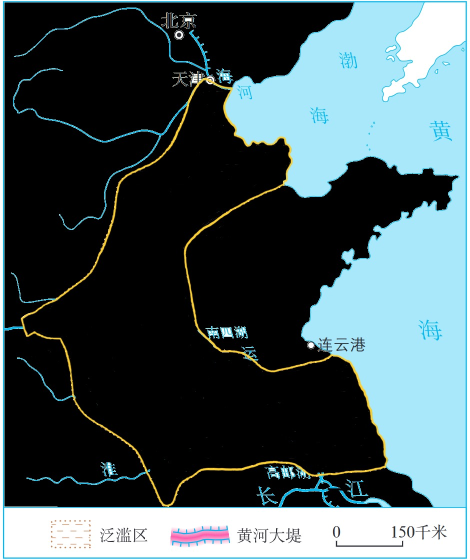
#> input picture 手动处理.jpg, 939 x 1120 px (shown at 1/2 size)
$ jupyter execute --allow-errors '边界分离.ipynb'
#> lines starting #> are read from the running program, lines starting #| are printed output that depends on the picture; after the words box and inside, x2 and y2 are one past the last pixel; in counts of white or black regions, pixels touching at a corner belong together
# 黄色边界面要素提取

本notebook用于从地图图片中提取黄色边界，生成闭合的面要素（Polygon），保存为ArcMap兼容的shapefile格式。

## 1. 导入必要的库

[cell 1]
import cv2
import numpy as np
import matplotlib.pyplot as plt
from PIL import Image as PILImage
import json
import pandas as pd
import os
from shapely.geometry import Polygon, MultiPolygon, Point
from shapely.ops import unary_union
import geopandas as gpd
from scipy.spatial.distance import cdist
import warnings
warnings.filterwarnings('ignore')

plt.rcParams['font.sans-serif'] = ['SimHei']
plt.rcParams['axes.unicode_minus'] = False

# 确保输出目录存在
output_dir = "output"
if not os.path.exists(output_dir):
    os.makedirs(output_dir)
    print(f"已创建输出目录: {output_dir}")
else:
    print(f"输出目录已存在: {output_dir}")

[cell 2]
import matplotlib.font_manager as fm

font_path = "./PingFangSC-Medium.ttf"
#> (the rest of this cell did not finish here and is left out)

## 2. 读取图像

[cell 3]
# 读取图像
image_path = "手动处理.jpg"

# 使用多种方法确保图像成功读取
image = None
try:
    image = cv2.imread(image_path)
#> image is the input picture: shape (1120, 939, 3); mean B, G, R 92.9, 89.2, 72
    if image is None:
        raise ValueError("OpenCV读取失败")
    print(f"使用OpenCV成功读取图像：{image_path}")
except:
    try:
        pil_image = PILImage.open(image_path)
        if pil_image.mode == 'RGBA':
            pil_image = pil_image.convert('RGB')
        elif pil_image.mode != 'RGB':
            pil_image = pil_image.convert('RGB')

        image_rgb_pil = np.array(pil_image)
        image = cv2.cvtColor(image_rgb_pil, cv2.COLOR_RGB2BGR)
        print(f"使用PIL成功读取图像：{image_path}")
    except Exception as e:
        raise ValueError(f"无法读取图像文件 '{image_path}': {e}")

image_rgb = cv2.cvtColor(image, cv2.COLOR_BGR2RGB)
height, width = image_rgb.shape[:2]

print(f"图像尺寸: {width} x {height}")
#| 图像尺寸: 939 x 1120

# 显示原始图像
plt.figure(figsize=(12, 8))
plt.imshow(image_rgb)
plt.title(f"原始图像 - {image_path}")
plt.axis('off')
plt.show()

## 3. 黄色区域检测和轮廓提取

[cell 4]
# 转换到HSV色彩空间检测黄色
hsv = cv2.cvtColor(image, cv2.COLOR_BGR2HSV)
#> hsv: shape (1120, 939, 3); mean H, S, V 38.3, 56.5, 95.2

# 定义多个黄色的HSV范围，提高检测准确性
lower_yellow1 = np.array([15, 100, 100])
upper_yellow1 = np.array([35, 255, 255])

# 备用范围（更宽泛的黄色检测）
lower_yellow2 = np.array([10, 80, 80])
upper_yellow2 = np.array([40, 255, 255])

# 创建黄色掩膜
yellow_mask1 = cv2.inRange(hsv, lower_yellow1, upper_yellow1)
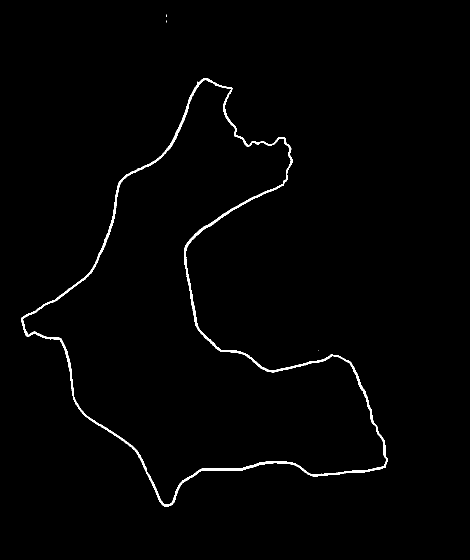
#> yellow_mask1: shape (1120, 939) (shown at 1/2 size); 1.1% white; 4 white regions (3 under 20 px), largest, box (x1, y1, x2, y2) and area: (42, 156, 776, 1013) 12013
yellow_mask2 = cv2.inRange(hsv, lower_yellow2, upper_yellow2)
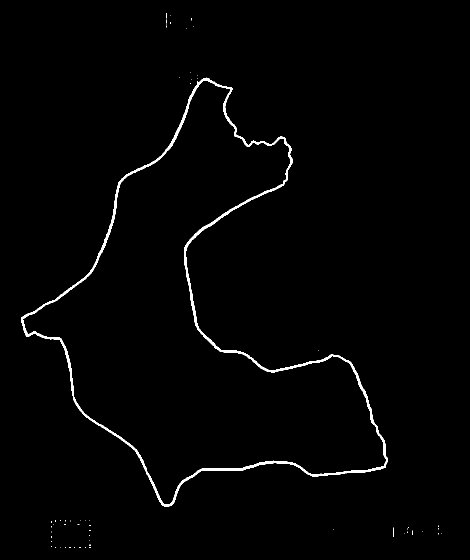
#> yellow_mask2: shape (1120, 939) (shown at 1/2 size); 1.3% white; 58 white regions (57 under 20 px), largest, box (x1, y1, x2, y2) and area: (42, 155, 776, 1013) 12971

# 合并两个掩膜
yellow_mask = cv2.bitwise_or(yellow_mask1, yellow_mask2)

print(f"黄色像素数量: {np.sum(yellow_mask > 0)}")
#| 黄色像素数量: 13152
print(f"黄色像素比例: {np.sum(yellow_mask > 0) / (height * width) * 100:.2f}%")
#| 黄色像素比例: 1.25%

# 形态学操作清理掩膜 - 多种策略
kernel_small = np.ones((3,3), np.uint8)
kernel_medium = np.ones((5,5), np.uint8)
kernel_large = np.ones((7,7), np.uint8)

# 策略1: 先填充小洞，再去除噪声
yellow_mask_v1 = cv2.morphologyEx(yellow_mask, cv2.MORPH_CLOSE, kernel_medium)
#> yellow_mask_v1: shape (1120, 939); 1.3% white; 52 white regions (50 under 20 px), largest, box (x1, y1, x2, y2) and area: (42, 155, 776, 1013) 13039, (332, 26, 334, 55) 30
yellow_mask_v1 = cv2.morphologyEx(yellow_mask_v1, cv2.MORPH_OPEN, kernel_small)
#> yellow_mask_v1: shape (1120, 939); 1.2% white; 1 white region, box (x1, y1, x2, y2) and area: (42, 156, 776, 1013) 13015

# 策略2: 更强的清理
yellow_mask_v2 = cv2.morphologyEx(yellow_mask, cv2.MORPH_CLOSE, kernel_large)
#> yellow_mask_v2: shape (1120, 939); 1.3% white; 49 white regions (47 under 20 px), largest, box (x1, y1, x2, y2) and area: (42, 155, 776, 1013) 13135, (332, 26, 334, 55) 30
yellow_mask_v2 = cv2.morphologyEx(yellow_mask_v2, cv2.MORPH_OPEN, kernel_medium)
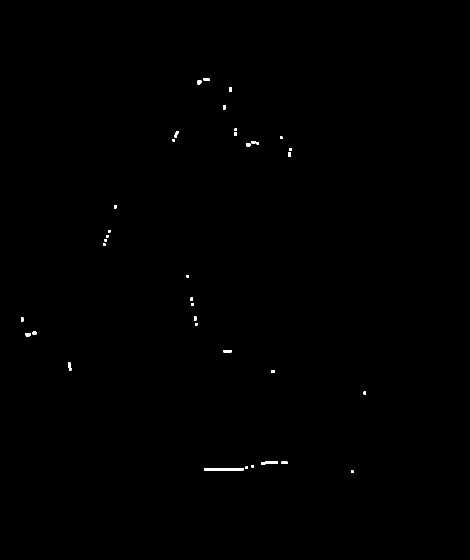
#> yellow_mask_v2: shape (1120, 939) (shown at 1/2 size); 0.19% white; 37 white regions

# 策略3: 保持原始掩膜
yellow_mask_v3 = yellow_mask.copy()

# 测试不同策略的轮廓数量
strategies = [
    ("原始掩膜", yellow_mask_v3),
    ("轻度清理", yellow_mask_v1),
    ("强度清理", yellow_mask_v2)
]

best_mask = None
best_contours = []
best_strategy = ""

for strategy_name, mask in strategies:
    contours_test, _ = cv2.findContours(mask, cv2.RETR_EXTERNAL, cv2.CHAIN_APPROX_SIMPLE)
    contours_test = sorted(contours_test, key=cv2.contourArea, reverse=True)
    main_contours_test = [c for c in contours_test if cv2.contourArea(c) > 500]

    print(f"{strategy_name}: {len(contours_test)} 个轮廓, {len(main_contours_test)} 个主要轮廓")

    if len(main_contours_test) > 0:
        largest_area = cv2.contourArea(main_contours_test[0])
        print(f"  最大轮廓面积: {largest_area:.0f}")

        # 选择有合适数量轮廓的策略
        if 1 <= len(main_contours_test) <= 5 and largest_area > 10000:
            best_mask = mask
            best_contours = main_contours_test
            best_strategy = strategy_name
            break
#> this loop made 1 pass
#> (strategy_name, largest_area, best_strategy) on pass 1: ('原始掩膜', 250639, '原始掩膜')
#> (printed output is left out)

# 如果没有找到合适的策略，使用原始掩膜
if best_mask is None:
    print("使用原始掩膜作为后备方案")
    best_mask = yellow_mask_v3
    contours, _ = cv2.findContours(best_mask, cv2.RETR_EXTERNAL, cv2.CHAIN_APPROX_SIMPLE)
    best_contours = sorted(contours, key=cv2.contourArea, reverse=True)
    best_contours = [c for c in best_contours if cv2.contourArea(c) > 500]
    best_strategy = "原始掩膜(后备)"

print(f"\n选择策略: {best_strategy}")
#| 选择策略: 原始掩膜
print(f"最终保留 {len(best_contours)} 个主要轮廓")
#| 最终保留 1 个主要轮廓

# 使用最佳结果
yellow_mask_cleaned = best_mask
contours = best_contours
#> contours = 1 contour; box (x1, y1, x2, y2) and area: (42, 155, 776, 1013) 250639
main_contours = best_contours
#> main_contours has the same summary as contours

# 显示处理过程
plt.figure(figsize=(25, 5))

plt.subplot(1, 5, 1)
plt.imshow(image_rgb)
plt.title("原始图像")
plt.axis('off')

plt.subplot(1, 5, 2)
plt.imshow(yellow_mask, cmap='gray')
plt.title("黄色掩膜")
plt.axis('off')

plt.subplot(1, 5, 3)
plt.imshow(yellow_mask_cleaned, cmap='gray')
plt.title(f"清理后的掩膜\n({best_strategy})")
plt.axis('off')

plt.subplot(1, 5, 4)
contour_img = image_rgb.copy()
cv2.drawContours(contour_img, main_contours, -1, (255, 0, 0), 3)
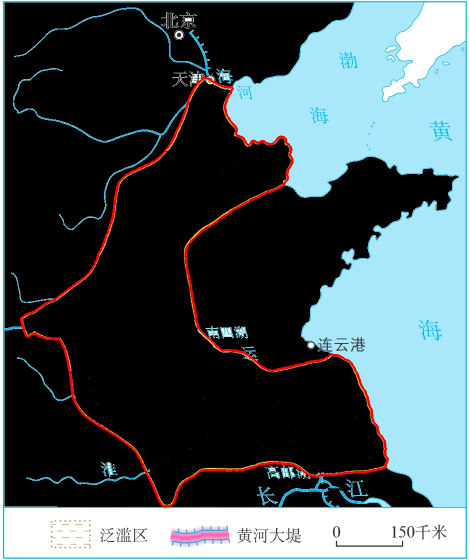
#> contour_img: shape (1120, 939, 3) (shown at 1/2 size); mean R, G, B 73.3, 87.4, 92.1
plt.imshow(contour_img)
plt.title(f"检测到的轮廓\n({len(main_contours)}个)")
plt.axis('off')

# 显示轮廓详细信息
plt.subplot(1, 5, 5)
plt.axis('off')
info_text = "轮廓信息:\n\n"
for i, contour in enumerate(main_contours[:5]):
    area = cv2.contourArea(contour)
    perimeter = cv2.arcLength(contour, True)
    # 计算轮廓的紧密度
    compactness = 4 * np.pi * area / (perimeter * perimeter) if perimeter > 0 else 0
    info_text += f"轮廓 {i+1}:\n"
    info_text += f"  面积: {area:.0f}\n"
    info_text += f"  周长: {perimeter:.0f}\n"
    info_text += f"  紧密度: {compactness:.3f}\n"
    info_text += f"  点数: {len(contour)}\n\n"
#> this loop made 1 pass
#> (area, perimeter, compactness) on pass 1: (250639, 3211.8, 0.305)

plt.text(0.05, 0.95, info_text, transform=plt.gca().transAxes,
         verticalalignment='top', fontsize=10, family='monospace')
plt.title("轮廓统计")

plt.tight_layout()
plt.show()

# 打印详细的轮廓信息
print(f"\n详细轮廓分析:")
for i, contour in enumerate(main_contours[:3]):
    area = cv2.contourArea(contour)
    perimeter = cv2.arcLength(contour, True)

    # 检查轮廓是否闭合
    is_closed = np.array_equal(contour[0], contour[-1])

    # 计算轮廓的凸包
    hull = cv2.convexHull(contour)
    hull_area = cv2.contourArea(hull)
    convexity = area / hull_area if hull_area > 0 else 0

    print(f"轮廓 {i+1}:")
    print(f"  面积: {area:.0f} 像素")
    print(f"  周长: {perimeter:.0f} 像素")
    print(f"  顶点数: {len(contour)}")
    print(f"  是否闭合: {is_closed}")
    print(f"  凸度: {convexity:.3f}")
    print(f"  边界框: {cv2.boundingRect(contour)}")
    print()
#> this loop made 1 pass
#> (area, perimeter, is_closed, hull_area, convexity) on pass 1: (250639, 3211.8, False, 384254, 0.652)
#> (printed output is left out)

## 4. 轮廓连接和闭合处理

[cell 5]
# [17 lines left out: function connect_nearby_contours, not called in this run]

def create_polygon_from_contour(contour, min_area=100):
    """
    从单个轮廓创建多边形，使用多种策略
    """
    try:
        points = contour.reshape(-1, 2)
        print(f"  轮廓原始点数: {len(points)}")

        # 策略1: 直接转换
        coords = [(float(x), float(height - y)) for x, y in points]

        # 确保多边形闭合
        if len(coords) >= 3:
            if coords[0] != coords[-1]:
                coords.append(coords[0])

            # 尝试创建多边形
            try:
                poly = Polygon(coords)
                print(f"  原始多边形: 有效={poly.is_valid}, 面积={poly.area:.0f}")

                if poly.is_valid and poly.area > min_area:
                    return poly
                elif not poly.is_valid:
                    # 尝试修复无效多边形
                    try:
                        # 使用buffer(0)修复自相交
                        fixed_poly = poly.buffer(0)
                        if hasattr(fixed_poly, 'area') and fixed_poly.area > min_area:
                            print(f"  修复后多边形: 面积={fixed_poly.area:.0f}")
                            return fixed_poly
                    except:
                        pass

            except Exception as e:
                print(f"  创建多边形失败: {e}")

        # 策略2: 简化轮廓后再创建
        epsilon = 0.001 * cv2.arcLength(contour, True)
        approx = cv2.approxPolyDP(contour, epsilon, True)
        if len(approx) >= 3:
            points_simplified = approx.reshape(-1, 2)
            coords_simplified = [(float(x), float(height - y)) for x, y in points_simplified]

            if coords_simplified[0] != coords_simplified[-1]:
                coords_simplified.append(coords_simplified[0])

            try:
                poly_simplified = Polygon(coords_simplified)
                print(f"  简化多边形: 有效={poly_simplified.is_valid}, 面积={poly_simplified.area:.0f}, 点数={len(coords_simplified)}")

                if poly_simplified.is_valid and poly_simplified.area > min_area:
                    return poly_simplified
            except Exception as e:
                print(f"  简化多边形失败: {e}")

        # 策略3: 使用凸包
        try:
            hull = cv2.convexHull(contour)
            hull_points = hull.reshape(-1, 2)
            hull_coords = [(float(x), float(height - y)) for x, y in hull_points]

            if len(hull_coords) >= 3:
                if hull_coords[0] != hull_coords[-1]:
                    hull_coords.append(hull_coords[0])

                poly_hull = Polygon(hull_coords)
                print(f"  凸包多边形: 有效={poly_hull.is_valid}, 面积={poly_hull.area:.0f}")

                if poly_hull.is_valid and poly_hull.area > min_area:
                    return poly_hull
        except Exception as e:
            print(f"  凸包多边形失败: {e}")

    except Exception as e:
        print(f"  轮廓处理失败: {e}")

    return None

def create_unified_polygon(contours):
    """
    将多个轮廓合并为一个统一的多边形，使用改进的策略
    """
    if not contours:
        print("❌ 没有输入轮廓")
        return None

    print(f"\n🔄 开始处理 {len(contours)} 个轮廓...")
#> (printed output is left out)

    # 转换为shapely多边形
    polygons = []

    for i, contour in enumerate(contours):
        print(f"\n处理轮廓 {i+1}/{len(contours)}:")
        area = cv2.contourArea(contour)
        print(f"  轮廓面积: {area:.0f}")

        if area < 100:  # 跳过太小的轮廓
            print("  跳过: 面积太小")
            continue

        poly = create_polygon_from_contour(contour, min_area=100)
        if poly:
            polygons.append(poly)
            print(f"  ✅ 成功创建多边形: 面积={poly.area:.0f}, 周长={poly.length:.0f}")
        else:
            print("  ❌ 创建多边形失败")
#> this loop made 1 pass
#> (printed output is left out)
#> after the loop, polygons = 1 item

    if not polygons:
        print("❌ 没有创建成功任何多边形")
        return None

    print(f"\n📊 成功创建 {len(polygons)} 个多边形")
#| 📊 成功创建 1 个多边形
    for i, poly in enumerate(polygons):
        print(f"  多边形 {i+1}: 面积={poly.area:.0f}, 周长={poly.length:.0f}, 有效={poly.is_valid}")
#> this loop made 1 pass
#|   多边形 1: 面积=250639, 周长=3208, 有效=True

    # 合并所有多边形
    try:
        if len(polygons) == 1:
            unified_polygon = polygons[0]
            print(f"\n✅ 使用单个多边形")
        else:
            print(f"\n🔗 合并 {len(polygons)} 个多边形...")

            # 策略1: 使用unary_union
            try:
                unified_polygon = unary_union(polygons)
                print(f"  unary_union结果类型: {type(unified_polygon)}")

                # 如果结果是MultiPolygon，取最大的一个
                if isinstance(unified_polygon, MultiPolygon):
                    unified_polygon = max(unified_polygon.geoms, key=lambda p: p.area)
                    print(f"  从MultiPolygon中选择最大多边形")

            except Exception as e:
                print(f"  unary_union失败: {e}")
                # 后备策略：使用最大的多边形
                unified_polygon = max(polygons, key=lambda p: p.area)
                print(f"  使用最大多边形作为结果")

        if unified_polygon and hasattr(unified_polygon, 'area'):
            print(f"\n🎯 最终多边形:")
            print(f"   面积: {unified_polygon.area:.0f}")
#|    面积: 250639
            print(f"   周长: {unified_polygon.length:.0f}")
#|    周长: 3208
            print(f"   有效性: {unified_polygon.is_valid}")
#|    有效性: True
            print(f"   边界框: {unified_polygon.bounds}")
#|    边界框: (42.0, 108.0, 775.0, 965.0)
            if hasattr(unified_polygon, 'exterior') and unified_polygon.exterior:
                print(f"   坐标点数: {len(list(unified_polygon.exterior.coords))}")
#|    坐标点数: 1424
            return unified_polygon
        else:
            print("❌ 合并结果无效")
            return None

    except Exception as e:
        print(f"❌ 合并多边形失败: {e}")
        # 最后的后备策略
        if polygons:
            backup_polygon = max(polygons, key=lambda p: p.area)
            print(f"🔄 使用面积最大的多边形作为后备: 面积={backup_polygon.area:.0f}")
            return backup_polygon
        return None

# 创建统一的多边形
print("="*60)
print("🚀 开始创建统一多边形")
print("="*60)

unified_polygon = create_unified_polygon(main_contours)

if unified_polygon:
    print(f"\n" + "="*60)
    print("✅ 成功创建统一多边形!")
    print("="*60)
    print(f"   面积: {unified_polygon.area:.0f} 平方像素")
#|    面积: 250639 平方像素
    print(f"   周长: {unified_polygon.length:.0f} 像素")
#|    周长: 3208 像素
    if hasattr(unified_polygon, 'exterior') and unified_polygon.exterior:
        print(f"   坐标点数: {len(list(unified_polygon.exterior.coords))}")
#|    坐标点数: 1424
    print(f"   几何有效性: {'✅ 有效' if unified_polygon.is_valid else '❌ 无效'}")
#|    几何有效性: ✅ 有效
    print(f"   边界框: {unified_polygon.bounds}")
#|    边界框: (42.0, 108.0, 775.0, 965.0)
else:
    print(f"\n" + "="*60)
    print("❌ 未能创建有效的多边形")
    print("="*60)
    print("可能的原因:")
    print("1. 轮廓太小或太复杂")
    print("2. 轮廓不闭合或自相交")
    print("3. 坐标转换问题")
    print("4. 需要调整HSV颜色范围")

## 5. 多边形优化和验证

[cell 6]
def optimize_polygon(polygon, simplify_tolerance=2.0):
    """
    优化多边形：简化、修复等
    """
    if not polygon or not polygon.is_valid:
        return None

    try:
        # 简化多边形（减少点数）
        simplified = polygon.simplify(simplify_tolerance, preserve_topology=True)

        # 确保多边形有效
        if simplified.is_valid:
            print(f"多边形简化: {len(list(polygon.exterior.coords))} → {len(list(simplified.exterior.coords))} 个点")
            return simplified
        else:
            print("简化后的多边形无效，返回原多边形")
            return polygon

    except Exception as e:
        print(f"多边形优化失败: {e}")
        return polygon

# 优化多边形
if unified_polygon:
    optimized_polygon = optimize_polygon(unified_polygon)

    if optimized_polygon:
        print(f"\n📊 最终多边形信息:")
        print(f"   面积: {optimized_polygon.area:.0f}")
#|    面积: 250573
        print(f"   周长: {optimized_polygon.length:.0f}")
#|    周长: 3012
        print(f"   边界点数: {len(list(optimized_polygon.exterior.coords))}")
#|    边界点数: 102
        print(f"   是否有效: {optimized_polygon.is_valid}")
#|    是否有效: True
        print(f"   边界框: {optimized_polygon.bounds}")
#|    边界框: (42.0, 109.0, 775.0, 965.0)

        # 可视化结果
        plt.figure(figsize=(15, 5))

        # 原始轮廓
        plt.subplot(1, 3, 1)
        plt.imshow(image_rgb)
        cv2.drawContours(image_rgb.copy(), main_contours, -1, (255, 0, 0), 3)
        plt.title("原始轮廓")
        plt.axis('off')

        # 统一多边形
        plt.subplot(1, 3, 2)
        plt.imshow(image_rgb, alpha=0.7)
        if unified_polygon.exterior:
            x_coords, y_coords = unified_polygon.exterior.xy
            # 转换回图像坐标
            y_coords_img = [height - y for y in y_coords]
#> y_coords_img = 1424 values, max 1012 at index 839, min 155 at index 8, mean 599.4
            plt.plot(x_coords, y_coords_img, 'r-', linewidth=3, label='合并多边形')
            plt.fill(x_coords, y_coords_img, 'red', alpha=0.3)
        plt.title("合并后的多边形")
        plt.legend()
        plt.axis('off')

        # 优化后多边形
        plt.subplot(1, 3, 3)
        plt.imshow(image_rgb, alpha=0.7)
        if optimized_polygon.exterior:
            x_coords, y_coords = optimized_polygon.exterior.xy
            # 转换回图像坐标
            y_coords_img = [height - y for y in y_coords]
#> y_coords_img = 102 values, max 1011 at index 72, min 155 at index 1, mean 589.1
            plt.plot(x_coords, y_coords_img, 'g-', linewidth=3, label='优化多边形')
            plt.fill(x_coords, y_coords_img, 'green', alpha=0.3)
        plt.title("优化后的多边形")
        plt.legend()
        plt.axis('off')

        plt.tight_layout()
        plt.show()
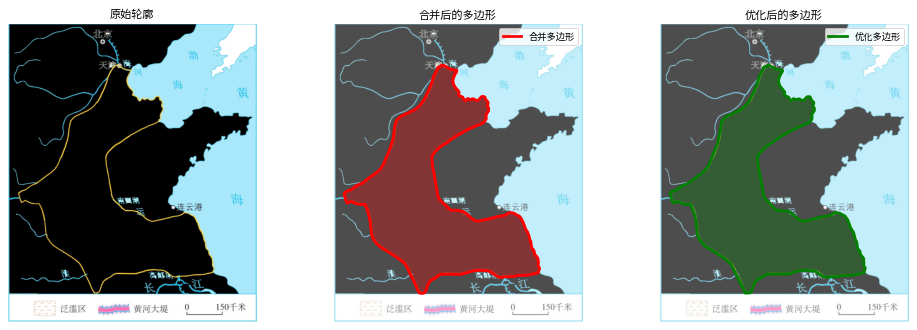
#> figure drawn by matplotlib, 3 panels
#> `gdf_data = { 'ID': [1], 'NAME': ['黄色边界区域'], 'AREA': [round(optimized_p..`: gdf_data = {'ID': [1], 'NAME': ['黄色边界区域'], 'AREA': [250573], 'PERIMETER': [3012.1], 'VERTICES': [102], 'SOURCE': ['手动处理.jpg'], 'TYPE': ['BOUNDARY_POLYGON']}
#> (the rest of the program and of its run is left out)
